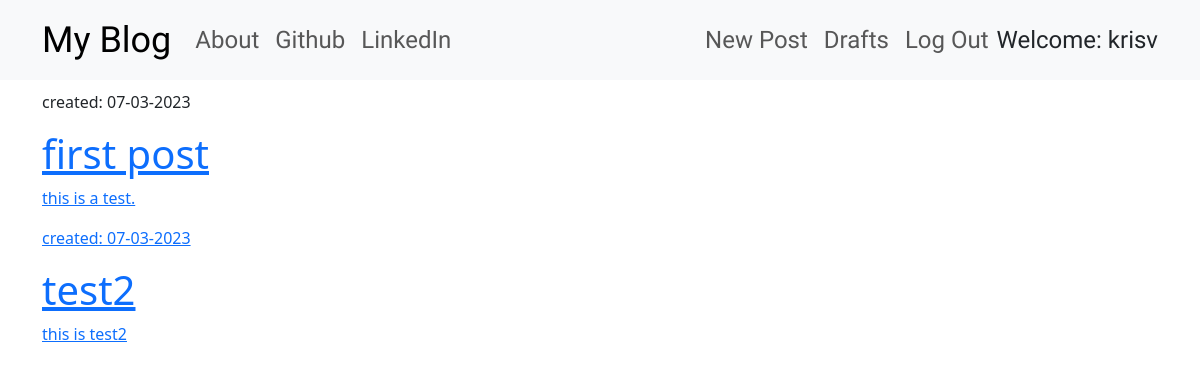
The page /drafts/ (signed in) on the database as committed earlier.
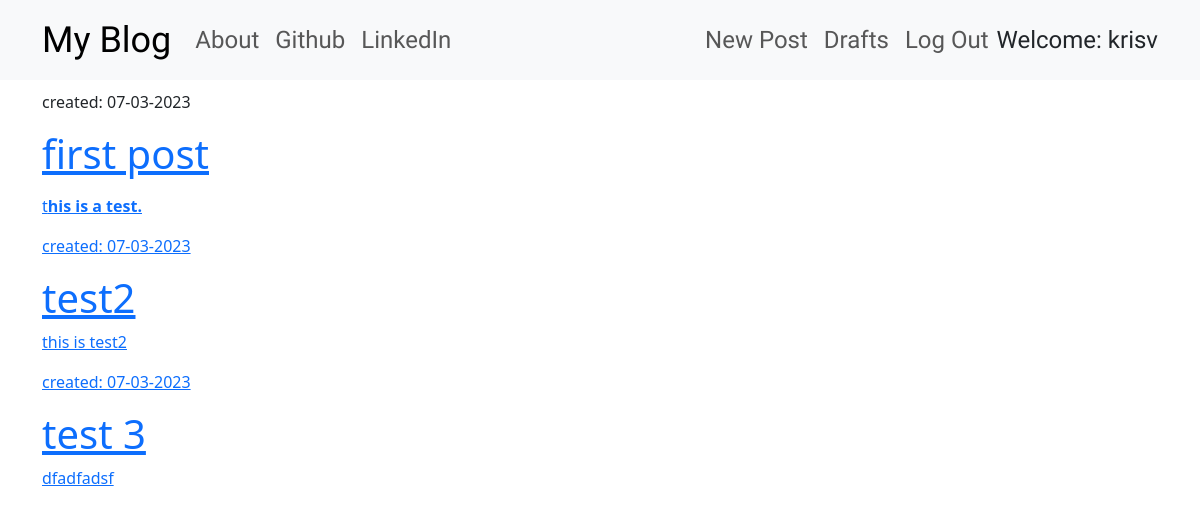
The same page on the database as committed later.
### my_blog/models.py (models this page shows, shortened)
class Post(models.Model):
    author = models.ForeignKey('auth.User', on_delete=models.CASCADE)
    title = models.CharField(max_length=200)
    text = models.TextField()
    created_date = models.DateTimeField(default=timezone.now)
    published_date = models.DateTimeField(blank=True, null=True)

### my_blog/views.py (the view)
# urls.py: path('drafts/', views.DraftListView.as_view(), name='post_draft_list'),
class DraftListView(LoginRequiredMixin, ListView):
    login_url = '/login/'
    template_name = 'my_blog/post_draft_list.html'
    model = Post
    def get_queryset(self):
        return Post.objects.filter(
            published_date__isnull=True).order_by('created_date')

### my_blog/templates/my_blog/post_draft_list.html
{% extends 'my_blog/base.html' %}
{% block content %}
{% for post in post_list %}
  <div class="post">
    <p class='date'>created: {{ post.created_date|date:' d-m-Y'}}</p>
    <h1><a href="{% url 'post_detail' pk=post.pk %}">{{post.title}}</h1>
    <p> {{ post.text|safe|truncatechars:200}}</p>
  </div>
{%endfor%}
{% endblock %}

Rows that differ between the two databases and show on the page:
changed Post "first post": text "this is a test." → "t his is a test."
added Post: created_date "07-03-2023", title "test 3", text "dfadfadsf"
